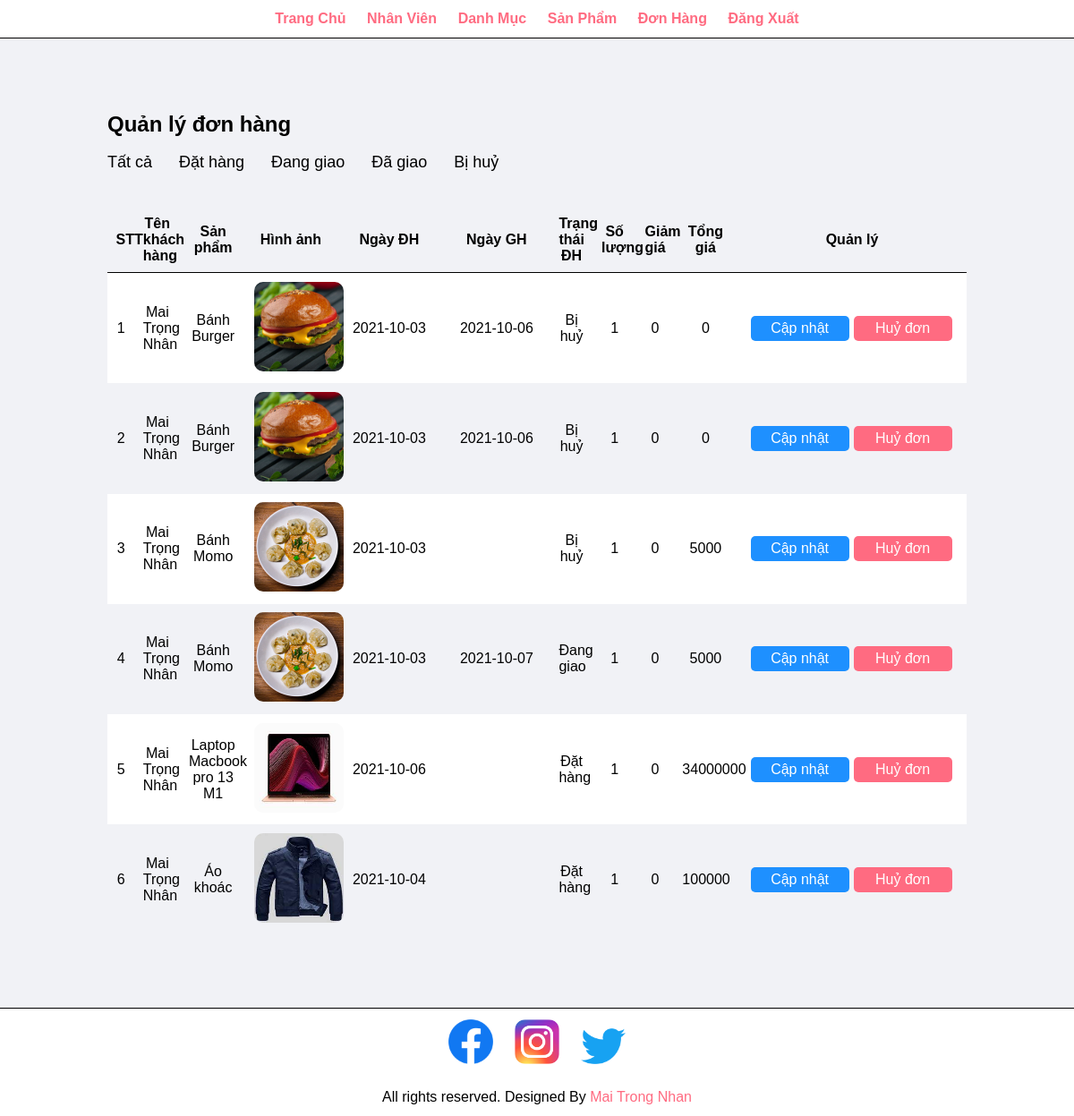
The app's page /Admin/manager-order.php (signed in) with its own data.
### tables this page shows
CREATE TABLE `DatHang` (
  `SoDonDH` int(5) NOT NULL,
  `MSKH` int(5) DEFAULT NULL,
  `MSNV` int(5) DEFAULT NULL,
  `NgayDH` date DEFAULT NULL,
  `NgayGH` date DEFAULT NULL,
  `TrangThaiDH` varchar(50) DEFAULT NULL
);

CREATE TABLE `KhachHang` (
  `MSKH` int(5) NOT NULL,
  `HoTenKH` varchar(50) DEFAULT NULL,
  `UserName` varchar(50) NOT NULL,
  `Password` varchar(50) NOT NULL,
  `TenCongTy` varchar(50) DEFAULT NULL,
  `SoDienThoai` varchar(10) DEFAULT NULL CHECK (1 = `SoDienThoai` regexp '^[0-9]{10}$'),
  `SoFax` varchar(20) DEFAULT NULL
);

CREATE TABLE `HangHoa` (
  `MSHH` int(5) NOT NULL,
  `TenHH` varchar(100) DEFAULT NULL,
  `QuyCach` varchar(2000) DEFAULT NULL,
  `Gia` int(20) DEFAULT NULL,
  `SoLuongHang` int(10) DEFAULT NULL,
  `MaLoaiHang` int(5) DEFAULT NULL
);

CREATE TABLE `HinhHangHoa` (
  `MaHinh` int(5) NOT NULL,
  `TenHinh` varchar(200) DEFAULT NULL,
  `MSHH` int(5) DEFAULT NULL
);

CREATE TABLE `ChiTietDatHang` (
  `SoDonDH` int(5) NOT NULL,
  `MSHH` int(5) NOT NULL,
  `SoLuong` int(5) DEFAULT NULL,
  `GiaDatHang` int(10) DEFAULT NULL,
  `GiamGia` int(10) DEFAULT NULL
);

### Config/connect.php (called while the page is built, shortened)
<?php
function executeSQLResult ($conn, $sql) {
    $result = mysqli_query($conn, $sql);
    $data = array();
    while ($row = mysqli_fetch_array($result)) {
        $data[] = $row;
    }
    return $data;
}
?>

### Admin/manager-order.php (the view, shortened to what this page needs)
<?php
include('./layouts/header.php');
?>
<section class="main text-content">
    <div class="container">
        <h1>Quản lý đơn hàng</h1>
        <br>
        <div class="menu-filter">
            <ul>
                <a href=<?php echo URL.'admin/manager-order.php?filter=1'; ?>><li>Tất cả</li></a>
                <a href=<?php echo URL.'admin/manager-order.php?filter=2'; ?>><li>Đặt hàng</li></a>
                <a href=<?php echo URL.'admin/manager-order.php?filter=3'; ?>><li>Đang giao</li></a>
                <a href=<?php echo URL.'admin/manager-order.php?filter=4'; ?>><li>Đã giao</li></a>
                <a href=<?php echo URL.'admin/manager-order.php?filter=5'; ?>><li>Bị huỷ</li></a>
            </ul>
        </div>
        <br><br>
        <table class="tbl-manager">
            <tr>
                <th>STT</th>
                <th>Tên khách hàng</th>
                <th>Sản phẩm</th>
                <th>Hình ảnh</th>
                <th>Ngày ĐH</th>
                <th>Ngày GH</th>
                <th>Trạng thái ĐH</th>
                <th>Số lượng</th>
                <th>Giảm giá</th>
                <th>Tổng giá</th>
                <th>Quản lý</th>
            </tr>
            <?php
            if (isset($_GET['filter'])) {
                $filter = $_GET['filter'];
                unset($_GET['filter']);
            } else {
                $filter = 1;
            }
            $conn = connectToDatabase();
            switch ($filter) {
                case 1:
                    $sql = "SELECT A.SoDonDH, B.HoTenKH, A.NgayDH, A.NgayGH, A.TrangThaiDH, E.GiamGia, E.SoLuong, E.GiaDatHang, F.TenHH, G.TenHinh
                    FROM DatHang AS A, KhachHang AS B, ChiTietDatHang AS E, HangHoa AS F, HinhHangHoa as G
                    WHERE A.MSKH = B.MSKH
                        AND A.SoDonDH = E.SoDonDH
                        AND E.MSHH = F.MSHH
                        AND G.MSHH = F.MSHH";
                    break;
            }
            $listOrder = executeSQLResult($conn, $sql);
            for ($i = 1; $i <= count($listOrder); $i++) {
                $noOrder = $listOrder[$i - 1]['SoDonDH'];
                $nameCustomer = $listOrder[$i - 1]['HoTenKH'];
                $product = $listOrder[$i - 1]['TenHH'];
                $pathImage = URL.'images/products/'.$listOrder[$i - 1]['TenHinh'];
                $dayOrder = $listOrder[$i - 1]['NgayDH'];
                $dayShip = $listOrder[$i - 1]['NgayGH'];
                $statusOrder = $listOrder[$i - 1]['TrangThaiDH'];
                $quality = $listOrder[$i - 1]['SoLuong'];
                $discount = $listOrder[$i - 1]['GiamGia'];
                $total = $listOrder[$i - 1]['GiaDatHang'];
                if ($i % 2 == 0) {
            ?>
                    <tr class="text-center">
                        <td><?php echo $i; ?></td>
                        <td><?php echo $nameCustomer; ?></td>
                        <td><?php echo $product; ?></td>
                        <td><a href=<?php echo $pathImage; ?>><img src=<?php echo $pathImage; ?> width="100px" height="100px" alt="No image" class="img-category"></a></td>
                        <td class="day-order"><?php echo $dayOrder; ?></td>
                        <td class="day-order"><?php echo $dayShip; ?></td>
                        <td><?php echo $statusOrder; ?></td>
                        <td><?php echo $quality; ?></td>
                        <td><?php echo $discount; ?></td>
                        <td><?php echo $total; ?></td>
                        <td>
                            <a href=<?php echo URL . "admin/update-order.php?noOrder=" . $noOrder . "&filter=".$filter; ?> class="btn-primary">Cập nhật</a>
                            <a href=<?php echo URL . "admin/cancel-order.php?noOrder=" . $noOrder . "&filter=".$filter; ?> class="btn-danger">Huỷ đơn</a>
                        </td>
                    </tr>
                <?php
                } else {
                ?>
                    <tr class="white text-center">
                        <td><?php echo $i; ?></td>
                        <td><?php echo $nameCustomer; ?></td>
                        <td><?php echo $product; ?></td>
                        <td><a href=<?php echo $pathImage; ?>><img src=<?php echo $pathImage; ?> width="100px" height="100px" alt="No image" class="img-category"></a></td>
                        <td class="day-order"><?php echo $dayOrder; ?></td>
                        <td class="day-order"><?php echo $dayShip; ?></td>
                        <td><?php echo $statusOrder; ?></td>
                        <td><?php echo $quality; ?></td>
                        <td><?php echo $discount; ?></td>
                        <td><?php echo $total; ?></td>
                        <td>
                            <a href=<?php echo URL . "admin/update-order.php?noOrder=" . $noOrder . "&filter=".$filter; ?> class="btn-primary">Cập nhật</a>
                            <a href=<?php echo URL . "admin/cancel-order.php?noOrder=" . $noOrder . "&filter=".$filter; ?> class="btn-danger">Huỷ đơn</a>
                        </td>
                    </tr>
            <?php
                }
            }
            ?>
        </table>
    </div>
</section>
<?php
include('./layouts/footer.php') ?>

### Admin/css/style.css (style rules this page uses)
* { margin: 0; padding: 0; font-family: Arial, Helvetica, sans-serif; }
body { margin: 0; padding: 0; width: 100%; }
.container { width: 80%; margin: 0 auto; padding: 1%; }
.text-center { text-align: center; }
.white { background-color: white; }
.btn-primary { background-color: #1e90ff; padding: 1%; border-radius: 5px; color: white; text-decoration: none; display: block; text-align: center; }
.btn-danger { background-color: #ff6b81; padding: 1%; border-radius: 5px; color: white; text-decoration: none; display: block; text-align: center; }
a { text-decoration: none; }
.main { background-color: #f1f2f6; padding-top: 70px; padding-bottom: 70px; border-bottom: 1px solid; }
.tbl-manager { width: 100%; padding: 0; margin: 0; border-spacing: 0; }
.tbl-manager tr th { border-bottom: 1px solid black; padding: 1%; margin-left: 100px; }
.tbl-manager tr td { padding: 1%; }
.tbl-manager tr td:last-child { width: 16em; }
.tbl-manager tr td:last-child a { width: 100px; float: left; padding: 5px; margin-left: 5px; }
.img-category { border-radius: 10px; }
.menu-filter ul { list-style-type: none; font-size: 18px; }
.menu-filter ul li { font-size: 18px; float: left; margin-right: 30px; color: #000; border-bottom: 3px solid #f1f2f6; transition: 0.2s all; }
.day-order { width: 120px; }

### records on screen
dathang: MSKH.HoTenKH "Mai Trọng Nhân", hanghoa.TenHH "Bánh Burger", hinhhanghoa.TenHinh (picture), NgayDH "2021-10-03", NgayGH "2021-10-06", TrangThaiDH "Bị huỷ", chitietdathang.SoLuong "1", chitietdathang.GiamGia "0", chitietdathang.GiaDatHang "0"
dathang: MSKH.HoTenKH "Mai Trọng Nhân", hanghoa.TenHH "Bánh Burger", hinhhanghoa.TenHinh (picture), NgayDH "2021-10-03", NgayGH "2021-10-06", TrangThaiDH "Bị huỷ", chitietdathang.SoLuong "1", chitietdathang.GiamGia "0", chitietdathang.GiaDatHang "0"
dathang: MSKH.HoTenKH "Mai Trọng Nhân", hanghoa.TenHH "Bánh Momo", hinhhanghoa.TenHinh (picture), NgayDH "2021-10-03", TrangThaiDH "Bị huỷ", chitietdathang.SoLuong "1", chitietdathang.GiamGia "0", chitietdathang.GiaDatHang "5000"
dathang: MSKH.HoTenKH "Mai Trọng Nhân", hanghoa.TenHH "Bánh Momo", hinhhanghoa.TenHinh (picture), NgayDH "2021-10-03", NgayGH "2021-10-07", TrangThaiDH "Đang giao", chitietdathang.SoLuong "1", chitietdathang.GiamGia "0", chitietdathang.GiaDatHang "5000"
dathang: MSKH.HoTenKH "Mai Trọng Nhân", hanghoa.TenHH "Laptop Macbook pro 13 M1", hinhhanghoa.TenHinh (picture), NgayDH "2021-10-06", TrangThaiDH "Đặt hàng", chitietdathang.SoLuong "1", chitietdathang.GiamGia "0", chitietdathang.GiaDatHang "34000000"
dathang: MSKH.HoTenKH "Mai Trọng Nhân", hanghoa.TenHH "Áo khoác", hinhhanghoa.TenHinh (picture), NgayDH "2021-10-04", TrangThaiDH "Đặt hàng", chitietdathang.SoLuong "1", chitietdathang.GiamGia "0", chitietdathang.GiaDatHang "100000"
